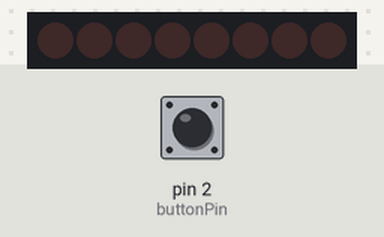
Bench run of a sketch on a simulated Arduino Uno, built with avr-gcc and run on an emulated ATmega328P. Parts: 8 shift-register outputs drawn as a row of LEDs (first output left, lit = HIGH). Wiring (inferred from the names in the program): shift register (74HC595): data pin 12; shift clock pin 9; latch pin 11; OE pin 5. Wiring (inferred from the signals the program sends): row of LEDs: on Q0, Q1, Q2, Q3, Q4, Q5, Q6, Q7. Inputs (shaded band) come from the test bench; at power-on: pin 2 (buttonPin) HIGH.

Above: at 1.2 s.
1.3 s: pin 2 (buttonPin) pulsed LOW 5 times (0.12 s each, 0.3 s apart)
At 1.45 s:
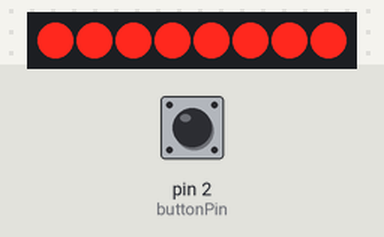
4.3 s: pin 2 (buttonPin) pulled LOW for 0.15 s
7.3 s: pin 2 (buttonPin) pulled LOW for 1 s
10.3 s: pin 2 (buttonPin) pulled LOW for 0.15 s
At 10.67 s:
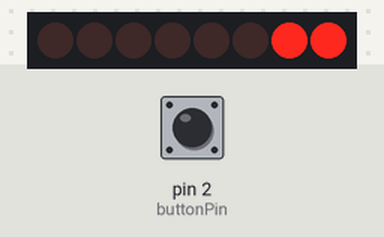
13.3 s: pin 2 (buttonPin) pulled LOW for 3.2 s
At 14.3 s:
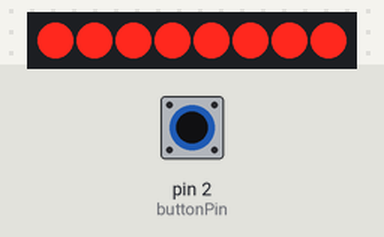
Timing chart, 0 to 19.0 s (numbered marks = the images above; inputs shaded):
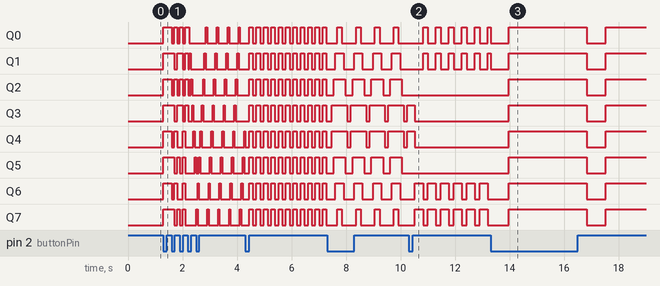

Measured:
- after the input at 1.3 s, Q0: LOW → HIGH at once, → LOW 0.30 s later, → HIGH 0.10 s later, → LOW 0.10 s later, … (16 changes in this stretch); Q1: LOW → HIGH at once, → LOW 0.40 s later, → HIGH 0.10 s later, → LOW 0.20 s later, … (16 changes in this stretch)

The sketch:

74HC595_diwali.ino
```cpp
//74HC595_diwali


int latchPin= 11;
int clockPin=9;
int dataPin=12;
int outputEnablePin = 5;
int counter=0;
int innercounter=0;
int inner2counter=0;
int inner3counter=0;
int inner4counter=0;
int inner5counter=0;
int delaytime=50;
int buttonPin=2;
int buttonValold=1;
int buttonVal=1;
int num=128;
int num2=255;
int LED2s=128;
int LED3s=1;
int flag=0;
//byte LEDs=0x00;
byte LEDs=B01010101;


void setup()
{
     pinMode(latchPin,OUTPUT);
     pinMode(clockPin,OUTPUT);
     pinMode(dataPin,OUTPUT);
     pinMode(outputEnablePin, OUTPUT);
     digitalWrite(outputEnablePin,LOW);

     pinMode(buttonPin,INPUT);

     digitalWrite(buttonPin,HIGH);

     Serial.begin(9600);
}

void ledoutput()
{
          digitalWrite(latchPin,LOW);
          shiftOut(dataPin,clockPin,LSBFIRST,LEDs);
          digitalWrite(latchPin,HIGH);


}


void loop()
{

   if(counter==10)
   counter=0;

   buttonVal=digitalRead(buttonPin);


     if(buttonValold==1 && buttonVal==0)
    {
      counter+=1;
      num2=255;
      inner3counter=0;
      inner4counter=0;
      inner5counter=0;
      digitalWrite(outputEnablePin,LOW);
    }


    if(counter==0)              //simple all OFF always                            //this is counter 0 but  cuurently as 9 for temporary arrangement
    {

        LEDs=0x00;
        ledoutput();
    }


    if(counter==1)              //simple all ON always
    {

        LEDs=0xFF;
        ledoutput();
    }


    if(counter==2)                    //alternate on/off
    {

          if(innercounter%2==0)
          LEDs=B01010101;

          else
          LEDs=B10101010;


          ledoutput();


          delay(100);

       innercounter+=1;
    }


    if(counter==3)                              //alternate : blue on / red on
    {
          if(inner2counter%2==0)
        {
          LEDs=B11110000;
          ledoutput();
          delay(100);
        }

          else
          {
          LEDs=B00001111;
          ledoutput();
          delay(100);
          }

       inner2counter+=1;

    }


    if(counter==4)                   //10000000 01000000 00100000 and so on   (Single ON light from Left to Right)
    {
       if(LED2s==0)
       LED2s=128;


          digitalWrite(latchPin,LOW);
          shiftOut(dataPin,clockPin,LSBFIRST,LED2s);
          digitalWrite(latchPin,HIGH);

          delay(50);


        LED2s=LED2s / 2;

    }


    if(counter==5)                   //00000001 00000010 00000100 and so on      (Single ON light from Right to Left)
    {
          if(LED3s==128)
          LED3s=1;

          digitalWrite(latchPin,LOW);
          shiftOut(dataPin,clockPin,LSBFIRST,LED3s);
          digitalWrite(latchPin,HIGH);


          delay(50);


        LED3s= LED3s * 2 ;

          if(LED3s==128)
         {

          digitalWrite(latchPin,LOW);
          shiftOut(dataPin,clockPin,LSBFIRST,LED3s);
          digitalWrite(latchPin,HIGH);


          delay(50);

         }


    }


    if(counter==6)                 //all blinking
    {

       if(inner5counter%2==0)
      {  LEDs=B00000000;
        ledoutput();

        delay(135);
      }

       else
       { LEDs=B11111111;
        ledoutput();

        delay(135);
       }

       inner5counter+=1;
    }


    if(counter==7)                //00011000 00111100  01111110 11111111 and so on (LightsOn from Middle spread to full and all closes OFF back at middle)
    {

       if(inner3counter==9)
       inner3counter=0;


          if(inner3counter==0)
          {
          LEDs=B00000000;
          ledoutput();

          delay(65);
          }

          if(inner3counter==1)
          {
           LEDs=B00011000;
           ledoutput();

          delay(65);
          }

          if(inner3counter==2)
          {LEDs=B00111100;
          ledoutput();

          delay(65);
          }

          if(inner3counter==3)
          {LEDs=B01111110;
          ledoutput();

          delay(65);
          }

          if(inner3counter==4)
          {LEDs=B11111111;
          ledoutput();

          delay(170);
          }

//reverse

          if(inner3counter==5)
          {LEDs=B01111110;
          ledoutput();

          delay(65);
          }

          if(inner3counter==6)
          {LEDs=B00111100;
          ledoutput();

          delay(65);
          }

          if(inner3counter==7)
          {LEDs=B00011000;
          ledoutput();

          delay(65);
          }

          if(inner3counter==8)
          {LEDs=B00000000;
          ledoutput();

          delay(65);
          }

          inner3counter+=1;
    }


    if(counter==8)                //                11000000 01100000 00110000  ...and so on  (2 lightsON bounce back and forth)
    {
         if(inner4counter==12)
         inner4counter=0;

          if(inner4counter==0)
          {
            LEDs=B11000000;
            ledoutput();

           delay(35);
          }

          if(inner4counter==1)
          {LEDs=B01100000;
          ledoutput();

          delay(35);
          }

          if(inner4counter==2)
          {LEDs=B00110000;
          ledoutput();

          delay(35);
          }

          if(inner4counter==3)
          {LEDs=B00011000;
          ledoutput();

          delay(35);
          }

          if(inner4counter==4)
          {LEDs=B00001100;
          ledoutput();

          delay(35);
          }

          if(inner4counter==5)
          {LEDs=B00000110;
          ledoutput();

          delay(35);
          }

          if(inner4counter==6)
          {LEDs=B00000011;
          ledoutput();

          delay(90);
          }
//reverse

          if(inner4counter==7)
          {LEDs=B00000110;
          ledoutput();

          delay(35);
          }

          if(inner4counter==8)
          {LEDs=B00001100;
          ledoutput();

          delay(35);
          }

          if(inner4counter==9)
          {LEDs=B00011000;
          ledoutput();

          delay(35);
          }

          if(inner4counter==10)
          {LEDs=B00110000;
          ledoutput();

          delay(35);
          }

          if(inner4counter==11)
          {LEDs=B01100000;
          ledoutput();

          delay(35);
          }


          inner4counter+=1;
    }


    if(counter==9)                //dimming led
    {


          if(num2==255)
          {
            LEDs=0x00;
            flag=0;
            analogWrite(outputEnablePin, 0);
            ledoutput();
            delay(600);
          }

          else
          LEDs=0xFF;

          if(num2==0)
          {flag=1;
           delay(200);

          }
           analogWrite(outputEnablePin, num2);
           ledoutput();


           if(flag==0)
           num2-=1;

           else
           num2+=1;

if(num2<=255 && num2>175 || num>=0 && num<80)
delay(8);
else
delay(4);


    }


 buttonValold=buttonVal;


}
```
